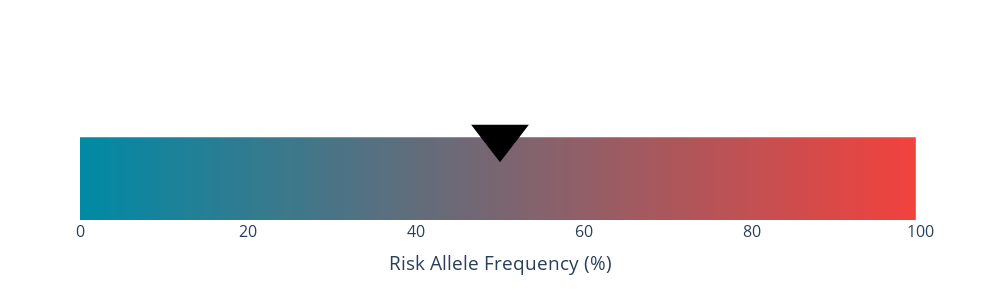

Notebook code cell kept with this figure:
### Code cell
import plotly.graph_objects as go

fig = go.Figure()

z_ = np.linspace(0, 100, 100)

fig.add_trace(go.Heatmap(
    z=[z_],
    colorscale=[
        #Create color scale 0-100 with 100 steps from blue to red
        [0, '#008AA5'],
        [1, '#F1423E']
        ],
    showscale=False,
    colorbar=dict(
        tick0=0,
        dtick=1
    )

))

#X scale from 0 to 100
fig.update_layout(
    xaxis=dict(
        range=[0, 100]
    )
)

#X-axis title
fig.update_layout(
    xaxis_title="Risk Allele Frequency (%)",
)
#Add triangle-down marker at 50 on the x-axis and 0 on the y-axis with size 30 and black color
fig.add_trace(go.Scatter(
    x=[50],
    y=[0.5],
    mode='markers',
    marker=dict(
        symbol='triangle-down',
        size=50,
        color='black'
    )
))

#Add line at 50 on the x-axis with width 2 and black color

#set size of the plot
fig.update_layout(
    width=1000,
    height=300
)

#Gide y-axis
fig.update_layout(
    yaxis=dict(
        visible=False,
    ),
    showlegend=False,
    xaxis=dict(
        showgrid=False,
        zeroline=False
        ),
    plot_bgcolor='rgba(0,0,0,0)',
    paper_bgcolor='rgba(0,0,0,0)'
)


fig.update_layout(
    font=dict(
        size=16,  
    )
)

#optimise margin
fig.update_layout(
    margin=dict(
        l=0,
        r=300,
        b=300,
        t=300,
        pad=0
    )
)

fig.show()

### Figure 1 — Plotly figure (JSON) as saved in the notebook; plotly's stock layout.template omitted (floating-point values rounded to 4 significant figures)
{"data": [{"colorbar": {"dtick": 1, "tick0": 0}, "colorscale": [[0, "#008AA5"], [1, "#F1423E"]], "showscale": false, "type": "heatmap", "z": [[0, 1.01, 2.02, 3.03, 4.04, 5.051, 6.061, 7.071, 8.081, 9.091, 10.1, 11.11, 12.12, 13.13, 14.14, 15.15, 16.16, 17.17, 18.18, 19.19, 20.2, 21.21, 22.22, 23.23, 24.24, 25.25, 26.26, 27.27, 28.28, 29.29, 30.3, 31.31, 32.32, 33.33, 34.34, 35.35, 36.36, 37.37, 38.38, 39.39, 40.4, 41.41, 42.42, 43.43, 44.44, 45.45, 46.46, 47.47, 48.48, 49.49, 50.51, 51.52, 52.53, 53.54, 54.55, 55.56, 56.57, 57.58, 58.59, 59.6, 60.61, 61.62, 62.63, 63.64, 64.65, 65.66, 66.67, 67.68, 68.69, 69.7, 70.71, 71.72, 72.73, 73.74, 74.75, 75.76, 76.77, 77.78, 78.79, 79.8, 80.81, 81.82, 82.83, 83.84, 84.85, 85.86, 86.87, 87.88, 88.89, 89.9, 90.91, 91.92, 92.93, 93.94, 94.95, 95.96, 96.97, 97.98, 98.99, 100]]}, {"marker": {"color": "black", "size": 50, "symbol": "triangle-down"}, "mode": "markers", "type": "scatter", "x": [50], "y": [0.5]}], "layout": {"font": {"size": 16}, "height": 300, "paper_bgcolor": "rgba(0,0,0,0)", "plot_bgcolor": "rgba(0,0,0,0)", "showlegend": false, "width": 1000, "xaxis": {"range": [0, 100], "showgrid": false, "title": {"text": "Risk Allele Frequency (%)"}, "zeroline": false}, "yaxis": {"visible": false}}}
